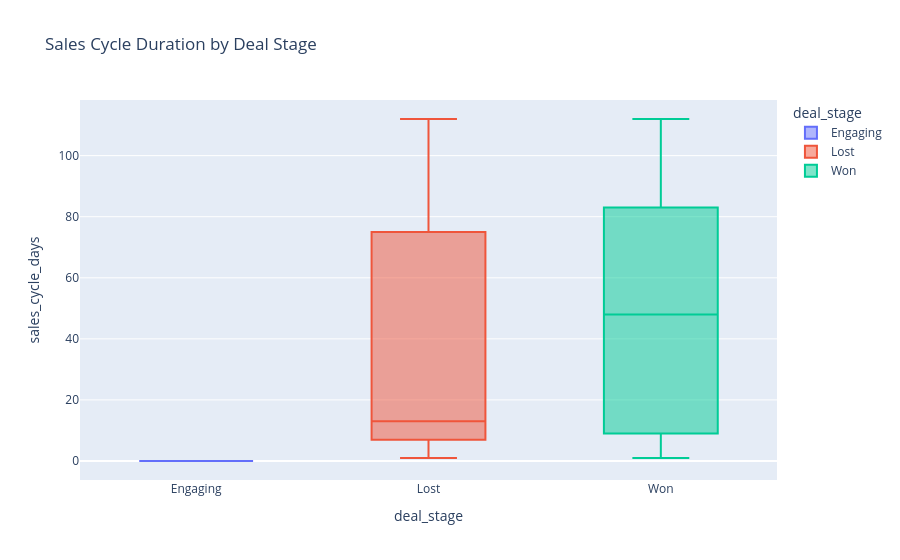
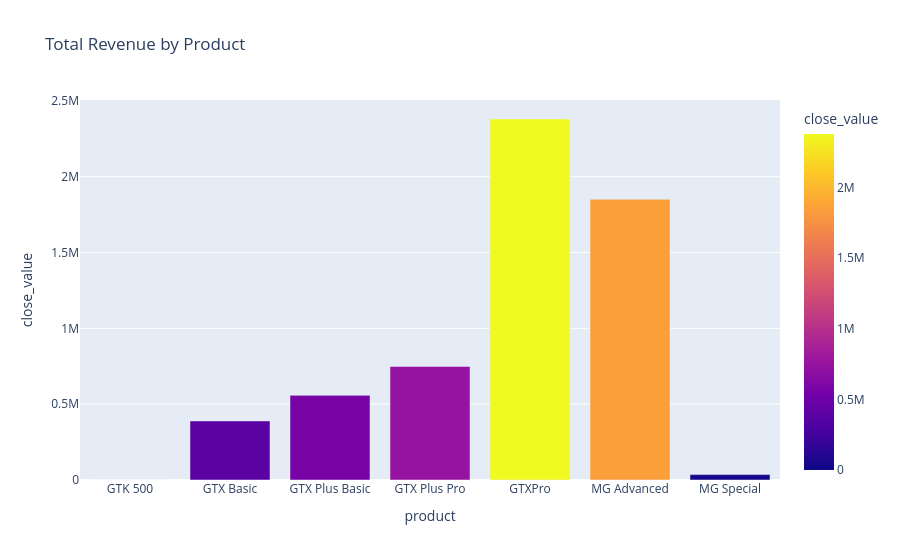

Here is the notebook cell these charts were saved with, in order:
### Markdown cell above
<h2 style="color:purple;">3.3 Bivariate Analysis</h2>
Analysing pairwise relationships — sales cycle duration across deal stages and total revenue generated per product.

### Code cell
# Filter out NaNs for the box plot to avoid errors
plot_df = analysis_df.dropna(subset=['sales_cycle_days'])

fig_box = px.box(plot_df, x='deal_stage', y='sales_cycle_days',
             color='deal_stage', title='Sales Cycle Duration by Deal Stage')
fig_box.show()

fig_bar_data = analysis_df.groupby('product')['close_value'].sum().reset_index()
fig_bar = px.bar(fig_bar_data, x='product', y='close_value', title='Total Revenue by Product',
             color='close_value')
fig_bar.show()

### Figure 1 — Plotly figure (JSON) as saved in the notebook; plotly's stock layout.template omitted (floating-point values rounded to 4 significant figures; data arrays with more than 128 entries replaced by an {"elided": "..."} marker saying what was removed)
{"data": [{"alignmentgroup": "True", "hovertemplate": "deal_stage=%{x}<br>sales_cycle_days=%{y}<extra></extra>", "legendgroup": "Engaging", "marker": {"color": "#636efa"}, "name": "Engaging", "notched": false, "offsetgroup": "Engaging", "orientation": "v", "showlegend": true, "type": "box", "x": {"elided": "1529 str values"}, "x0": " ", "xaxis": "x", "y": {"elided": "1529 int values"}, "y0": " ", "yaxis": "y"}, {"alignmentgroup": "True", "hovertemplate": "deal_stage=%{x}<br>sales_cycle_days=%{y}<extra></extra>", "legendgroup": "Lost", "marker": {"color": "#EF553B"}, "name": "Lost", "notched": false, "offsetgroup": "Lost", "orientation": "v", "showlegend": true, "type": "box", "x": {"elided": "2025 str values"}, "x0": " ", "xaxis": "x", "y": {"elided": "2025 int values"}, "y0": " ", "yaxis": "y"}, {"alignmentgroup": "True", "hovertemplate": "deal_stage=%{x}<br>sales_cycle_days=%{y}<extra></extra>", "legendgroup": "Won", "marker": {"color": "#00cc96"}, "name": "Won", "notched": false, "offsetgroup": "Won", "orientation": "v", "showlegend": true, "type": "box", "x": {"elided": "3079 str values"}, "x0": " ", "xaxis": "x", "y": {"elided": "3079 int values"}, "y0": " ", "yaxis": "y"}], "layout": {"boxmode": "overlay", "legend": {"title": {"text": "deal_stage"}, "tracegroupgap": 0}, "title": {"text": "Sales Cycle Duration by Deal Stage"}, "xaxis": {"anchor": "y", "categoryarray": ["Engaging", "Lost", "Won"], "categoryorder": "array", "domain": [0, 1], "title": {"text": "deal_stage"}}, "yaxis": {"anchor": "x", "domain": [0, 1], "title": {"text": "sales_cycle_days"}}}}

### Figure 2 — Plotly figure (JSON) as saved in the notebook; plotly's stock layout.template omitted (floating-point values rounded to 4 significant figures)
{"data": [{"hovertemplate": "product=%{x}<br>close_value=%{marker.color}<extra></extra>", "legendgroup": "", "marker": {"color": [0.0, 389300.0, 558200.0, 748600.0, 2380000.0, 1851000.0, 35630.0], "coloraxis": "coloraxis", "pattern": {"shape": ""}}, "name": "", "orientation": "v", "showlegend": false, "textposition": "auto", "type": "bar", "x": ["GTK 500", "GTX Basic", "GTX Plus Basic", "GTX Plus Pro", "GTXPro", "MG Advanced", "MG Special"], "xaxis": "x", "y": [0.0, 389300.0, 558200.0, 748600.0, 2380000.0, 1851000.0, 35630.0], "yaxis": "y"}], "layout": {"barmode": "relative", "coloraxis": {"colorbar": {"title": {"text": "close_value"}}, "colorscale": [[0, "#0d0887"], [0.1111, "#46039f"], [0.2222, "#7201a8"], [0.3333, "#9c179e"], [0.4444, "#bd3786"], [0.5556, "#d8576b"], [0.6667, "#ed7953"], [0.7778, "#fb9f3a"], [0.8889, "#fdca26"], [1, "#f0f921"]]}, "legend": {"tracegroupgap": 0}, "title": {"text": "Total Revenue by Product"}, "xaxis": {"anchor": "y", "domain": [0, 1], "title": {"text": "product"}}, "yaxis": {"anchor": "x", "domain": [0, 1], "title": {"text": "close_value"}}}}
